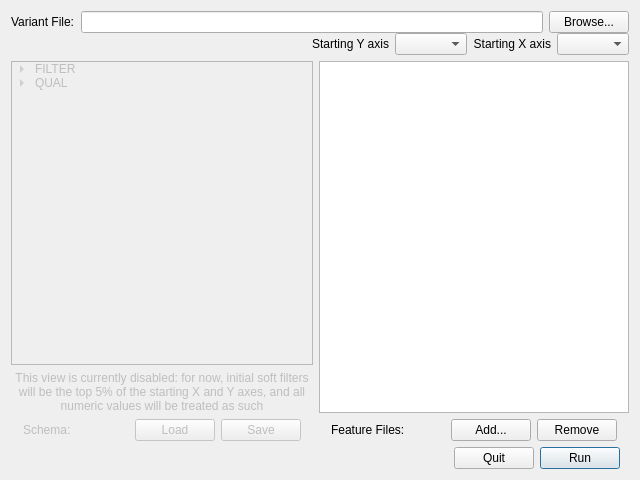
<?xml version="1.0" encoding="UTF-8"?>
<ui version="4.0">
 <class>Dialog</class>
 <widget class="QDialog" name="Dialog">
  <property name="geometry">
   <rect>
    <x>0</x>
    <y>0</y>
    <width>640</width>
    <height>480</height>
   </rect>
  </property>
  <property name="windowTitle">
   <string>compreheNGSive</string>
  </property>
  <layout class="QGridLayout" name="gridLayout">
   <item row="1" column="1">
    <widget class="QWidget" name="widget_3" native="true">
     <layout class="QVBoxLayout" name="verticalLayout">
      <property name="margin">
       <number>0</number>
      </property>
      <item>
       <widget class="QListWidget" name="featureList">
        <property name="alternatingRowColors">
         <bool>false</bool>
        </property>
        <property name="selectionMode">
         <enum>QAbstractItemView::MultiSelection</enum>
        </property>
       </widget>
      </item>
      <item>
       <widget class="QWidget" name="widget_2" native="true">
        <layout class="QHBoxLayout" name="horizontalLayout_6">
         <property name="leftMargin">
          <number>12</number>
         </property>
         <property name="topMargin">
          <number>0</number>
         </property>
         <property name="rightMargin">
          <number>12</number>
         </property>
         <property name="bottomMargin">
          <number>0</number>
         </property>
         <item>
          <widget class="QLabel" name="label_2">
           <property name="text">
            <string>Feature Files:</string>
           </property>
          </widget>
         </item>
         <item>
          <spacer name="horizontalSpacer_3">
           <property name="orientation">
            <enum>Qt::Horizontal</enum>
           </property>
           <property name="sizeHint" stdset="0">
            <size>
             <width>40</width>
             <height>20</height>
            </size>
           </property>
          </spacer>
         </item>
         <item>
          <widget class="QPushButton" name="addButton">
           <property name="text">
            <string>Add...</string>
           </property>
           <property name="autoDefault">
            <bool>false</bool>
           </property>
          </widget>
         </item>
         <item>
          <widget class="QPushButton" name="removeButton">
           <property name="text">
            <string>Remove</string>
           </property>
           <property name="autoDefault">
            <bool>false</bool>
           </property>
          </widget>
         </item>
        </layout>
       </widget>
      </item>
     </layout>
    </widget>
   </item>
   <item row="1" column="0">
    <widget class="QWidget" name="widget_4" native="true">
     <property name="enabled">
      <bool>false</bool>
     </property>
     <layout class="QVBoxLayout" name="verticalLayout_2">
      <property name="margin">
       <number>0</number>
      </property>
      <item>
       <widget class="QTreeWidget" name="schemaView">
        <property name="alternatingRowColors">
         <bool>false</bool>
        </property>
        <property name="itemsExpandable">
         <bool>true</bool>
        </property>
        <property name="columnCount">
         <number>3</number>
        </property>
        <attribute name="headerVisible">
         <bool>false</bool>
        </attribute>
        <column>
         <property name="text">
          <string>1</string>
         </property>
        </column>
        <column>
         <property name="text">
          <string>2</string>
         </property>
        </column>
        <column>
         <property name="text">
          <string>3</string>
         </property>
        </column>
        <item>
         <property name="text">
          <string>FILTER</string>
         </property>
         <property name="text">
          <string/>
         </property>
         <property name="text">
          <string/>
         </property>
         <item>
          <property name="text">
           <string>Force Categorical</string>
          </property>
          <property name="text">
           <string/>
          </property>
          <property name="text">
           <string/>
          </property>
         </item>
         <item>
          <property name="text">
           <string>Include Missing</string>
          </property>
          <property name="text">
           <string/>
          </property>
          <property name="text">
           <string/>
          </property>
         </item>
         <item>
          <property name="text">
           <string>Include categorical:</string>
          </property>
          <property name="text">
           <string>PASS</string>
          </property>
          <property name="text">
           <string/>
          </property>
         </item>
         <item>
          <property name="text">
           <string>Include categorical:</string>
          </property>
          <property name="text">
           <string>HRun</string>
          </property>
          <property name="text">
           <string/>
          </property>
         </item>
         <item>
          <property name="text">
           <string>Include numeric:</string>
          </property>
          <property name="text">
           <string>&lt;all&gt;</string>
          </property>
          <property name="text">
           <string/>
          </property>
         </item>
        </item>
        <item>
         <property name="text">
          <string>QUAL</string>
         </property>
         <property name="text">
          <string/>
         </property>
         <property name="text">
          <string/>
         </property>
         <item>
          <property name="text">
           <string>Force Categorical</string>
          </property>
          <property name="text">
           <string/>
          </property>
          <property name="text">
           <string/>
          </property>
         </item>
         <item>
          <property name="text">
           <string>Include Missing</string>
          </property>
         </item>
         <item>
          <property name="text">
           <string>Include categorical:</string>
          </property>
          <property name="text">
           <string>&lt;all&gt;</string>
          </property>
         </item>
         <item>
          <property name="text">
           <string>Include numeric:</string>
          </property>
          <property name="text">
           <string>30.0</string>
          </property>
          <property name="text">
           <string>Inf</string>
          </property>
         </item>
        </item>
       </widget>
      </item>
      <item>
       <widget class="QLabel" name="label_6">
        <property name="text">
         <string>This view is currently disabled: for now, initial soft filters will be the top 5% of the starting X and Y axes, and all numeric values will be treated as such</string>
        </property>
        <property name="alignment">
         <set>Qt::AlignCenter</set>
        </property>
        <property name="wordWrap">
         <bool>true</bool>
        </property>
       </widget>
      </item>
      <item>
       <widget class="QWidget" name="widget_5" native="true">
        <layout class="QHBoxLayout" name="horizontalLayout_7">
         <property name="leftMargin">
          <number>12</number>
         </property>
         <property name="topMargin">
          <number>0</number>
         </property>
         <property name="rightMargin">
          <number>12</number>
         </property>
         <property name="bottomMargin">
          <number>0</number>
         </property>
         <item>
          <widget class="QLabel" name="label_5">
           <property name="text">
            <string>Schema:</string>
           </property>
          </widget>
         </item>
         <item>
          <spacer name="horizontalSpacer_2">
           <property name="orientation">
            <enum>Qt::Horizontal</enum>
           </property>
           <property name="sizeHint" stdset="0">
            <size>
             <width>40</width>
             <height>20</height>
            </size>
           </property>
          </spacer>
         </item>
         <item>
          <widget class="QPushButton" name="loadButton">
           <property name="text">
            <string>Load</string>
           </property>
           <property name="autoDefault">
            <bool>false</bool>
           </property>
          </widget>
         </item>
         <item>
          <widget class="QPushButton" name="saveButton">
           <property name="text">
            <string>Save</string>
           </property>
           <property name="autoDefault">
            <bool>false</bool>
           </property>
          </widget>
         </item>
        </layout>
       </widget>
      </item>
     </layout>
    </widget>
   </item>
   <item row="0" column="0" colspan="2">
    <widget class="QWidget" name="widget_8" native="true">
     <layout class="QVBoxLayout" name="verticalLayout_3">
      <property name="spacing">
       <number>0</number>
      </property>
      <property name="margin">
       <number>0</number>
      </property>
      <item>
       <widget class="QWidget" name="widget_6" native="true">
        <layout class="QHBoxLayout" name="horizontalLayout_8">
         <property name="margin">
          <number>0</number>
         </property>
         <item>
          <widget class="QLabel" name="label">
           <property name="text">
            <string>Variant File:</string>
           </property>
          </widget>
         </item>
         <item>
          <widget class="QLineEdit" name="pathBox">
           <property name="readOnly">
            <bool>true</bool>
           </property>
          </widget>
         </item>
         <item>
          <widget class="QPushButton" name="browseButton">
           <property name="text">
            <string>Browse...</string>
           </property>
           <property name="autoDefault">
            <bool>false</bool>
           </property>
          </widget>
         </item>
        </layout>
       </widget>
      </item>
      <item>
       <widget class="QWidget" name="widget_7" native="true">
        <layout class="QHBoxLayout" name="horizontalLayout_9">
         <property name="margin">
          <number>0</number>
         </property>
         <item>
          <spacer name="horizontalSpacer_4">
           <property name="orientation">
            <enum>Qt::Horizontal</enum>
           </property>
           <property name="sizeHint" stdset="0">
            <size>
             <width>40</width>
             <height>20</height>
            </size>
           </property>
          </spacer>
         </item>
         <item>
          <widget class="QLabel" name="label_4">
           <property name="text">
            <string>Starting Y axis</string>
           </property>
           <property name="alignment">
            <set>Qt::AlignRight|Qt::AlignTrailing|Qt::AlignVCenter</set>
           </property>
          </widget>
         </item>
         <item>
          <widget class="QComboBox" name="yAxisChooser"/>
         </item>
         <item>
          <widget class="QLabel" name="label_3">
           <property name="text">
            <string>Starting X axis</string>
           </property>
           <property name="alignment">
            <set>Qt::AlignRight|Qt::AlignTrailing|Qt::AlignVCenter</set>
           </property>
          </widget>
         </item>
         <item>
          <widget class="QComboBox" name="xAxisChooser"/>
         </item>
        </layout>
       </widget>
      </item>
     </layout>
    </widget>
   </item>
   <item row="2" column="0" colspan="2">
    <widget class="QWidget" name="widget_9" native="true">
     <layout class="QHBoxLayout" name="horizontalLayout_10">
      <property name="topMargin">
       <number>0</number>
      </property>
      <property name="bottomMargin">
       <number>0</number>
      </property>
      <item>
       <spacer name="horizontalSpacer">
        <property name="orientation">
         <enum>Qt::Horizontal</enum>
        </property>
        <property name="sizeHint" stdset="0">
         <size>
          <width>40</width>
          <height>20</height>
         </size>
        </property>
       </spacer>
      </item>
      <item>
       <widget class="QPushButton" name="quitButton">
        <property name="text">
         <string>Quit</string>
        </property>
        <property name="autoDefault">
         <bool>false</bool>
        </property>
       </widget>
      </item>
      <item>
       <widget class="QPushButton" name="runButton">
        <property name="text">
         <string>Run</string>
        </property>
       </widget>
      </item>
     </layout>
    </widget>
   </item>
  </layout>
 </widget>
 <resources/>
 <connections/>
</ui>
